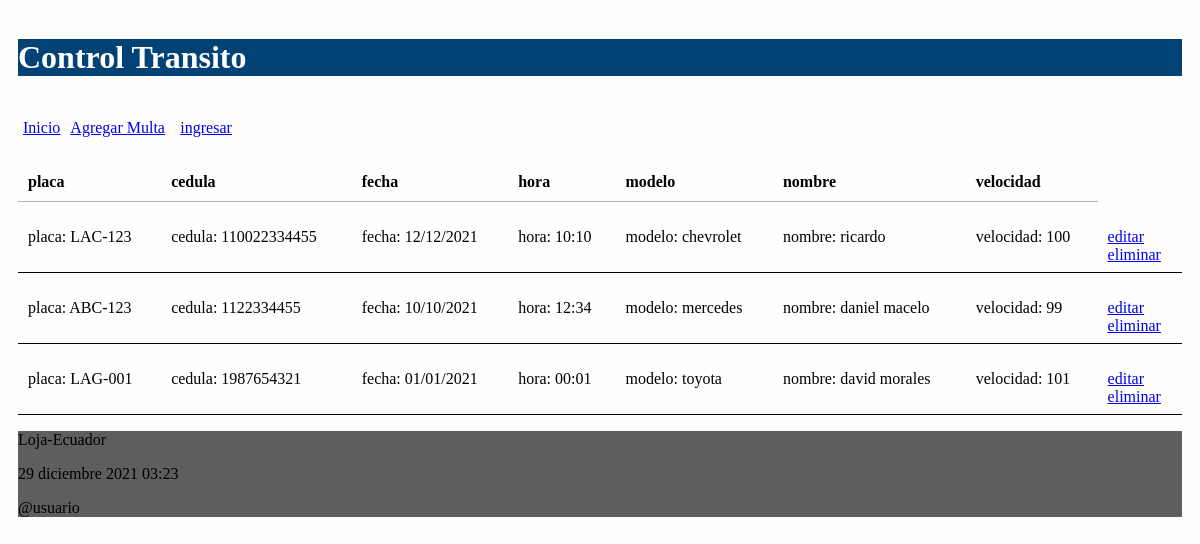
/multas/, run on the app's committed database.
### administrativo/models.py (models this page shows, shortened)
class Multa(models.Model):
    placa = models.CharField(max_length=10)
    cedula = models.CharField(max_length=60)
    fecha = models.CharField(max_length=15)
    hora = models.CharField(max_length=15)
    modelo = models.CharField(max_length=15)
    nombre = models.CharField(max_length=15)
    velocidad = models.CharField(max_length=15)

### administrativo/views.py (the view)
# urls.py: path('multas/', views.multa, name="multa"),
def multa(request):
    multas = Multa.objects.all()
    informacion_template = {'multas': multas, 'multa_info': len(multas)}
    return render(request, 'multa.html', informacion_template)

### administrativo/templates/multa.html (shortened to what this page needs)
{% extends "master.html" %}
{% block content %}
<table id="tabla_datos">
  <thead>
    <tr>
      <th>placa</th>
      <th>cedula</th>
      <th>fecha</th>
      <th>hora </th>
      <th>modelo</th>
      <th>nombre</th>
      <th>velocidad</th>
    </tr>
  </thead>
  {% for e in multas %}
  <tr>
    <td> placa: {{e.placa}} </td>
    <td> cedula: {{e.cedula}} </td>
    <td> fecha: {{e.fecha}}</td>
    <td> hora: {{e.hora}}</td>
    <td> modelo: {{e.modelo}}</td>
    <td> nombre: {{e.nombre}}</td>
    <td> velocidad: {{e.velocidad}}</td>
    <td> <a></a> <br>
      <a href="{% url 'editar_multa' e.id %}">editar</a><br>
      <a href="{% url 'eliminar_multa' e.id %}"
      onclick="return confirm('¿Está seguro de la eliminación?')" >
      eliminar</a>
    </td>
  </tr>
  {% endfor %}
</table>
{% endblock %}

### administrativo/templates/master.html (shortened to what this page needs)
<!DOCTYPE html>
<html>
  <head>
    {% load static %}
    <link rel="stylesheet" type="text/css" href="{% static 'css/estilos.css' %}">
    <link rel="stylesheet" type="text/css" href="https://cdn.datatables.net/1.10.25/css/jquery.dataTables.min.css">
  </head>
  <body>
  <header>
    <h1>Control Transito </h1>
    <nav class="top_menu">
      <ul>
        <li><a href="{% url 'index'  %}">Inicio</a></li>
        <li><a href="{% url 'crear_multa'  %}">Agregar Multa</a></li>
        {% if user.is_authenticated %}
          <li><a href="{% url 'logout_view' %}">salir</a></li>
        {% else %}
          <li>[<a href="{% url 'login' %}">ingresar</a>]</li>
        {% endif %}
      </ul>
    </nav>
  </header>
  <section>
      {% block content %}{% endblock %}
  </section>
  {% include 'footer.html' %}
  </body>
</html>

### administrativo/templates/footer.html
<footer>
      <p>Loja-Ecuador</p>
      <p>{% now "j F Y H:i" %}</p>
      <p>@usuario</p>
</footer>

### administrativo/static/css/estilos.css (style rules this page uses)
body { background: #FEFEFD; padding: 10px; }
header { background: #034275; color: rgb(255, 255, 255); text-decoration-color: black; }
section { width: 100%; }
th, td { padding: 5px; border-bottom: 1px solid black; text-align: left; }
.top_menu ul { list-style:none; float:left; padding: 5px; width:95%; text-align: left; }
.top_menu ul li { float:left; margin-right:10px; margin-bottom:5px; text-align: left; }
footer { background: #5E5E5E; color: black; }

### data on the page
Multa: placa "LAC-123", cedula "110022334455", fecha "12/12/2021", hora "10:10", modelo "chevrolet", nombre "ricardo", velocidad "100"
Multa: placa "ABC-123", cedula "1122334455", fecha "10/10/2021", hora "12:34", modelo "mercedes", nombre "daniel macelo", velocidad "99"
Multa: placa "LAG-001", cedula "1987654321", fecha "01/01/2021", hora "00:01", modelo "toyota", nombre "david morales", velocidad "101"
